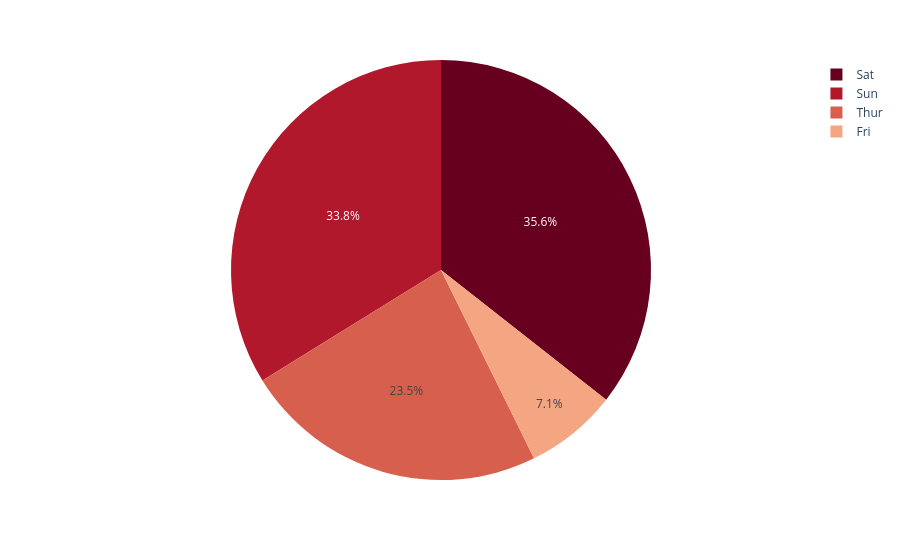

The cell this chart's notebook holds for it:
### Code cell
import plotly.express as px
df = px.data.tips()
fig = px.pie(df, values='tip', names='day', color_discrete_sequence=px.colors.sequential.RdBu)
fig.show()

### Figure 1 — Plotly figure (JSON) as saved in the notebook; plotly's stock layout.template omitted (floating-point values rounded to 4 significant figures; data arrays with more than 128 entries replaced by an {"elided": "..."} marker saying what was removed)
{"data": [{"domain": {"x": [0, 1], "y": [0, 1]}, "hovertemplate": "day=%{label}<br>tip=%{value}<extra></extra>", "labels": {"elided": "244 str values"}, "legendgroup": "", "name": "", "showlegend": true, "type": "pie", "values": {"elided": "244 float values"}}], "layout": {"legend": {"tracegroupgap": 0}, "margin": {"t": 60}, "piecolorway": ["rgb(103,0,31)", "rgb(178,24,43)", "rgb(214,96,77)", "rgb(244,165,130)", "rgb(253,219,199)", "rgb(247,247,247)", "rgb(209,229,240)", "rgb(146,197,222)", "rgb(67,147,195)", "rgb(33,102,172)", "rgb(5,48,97)"]}}
